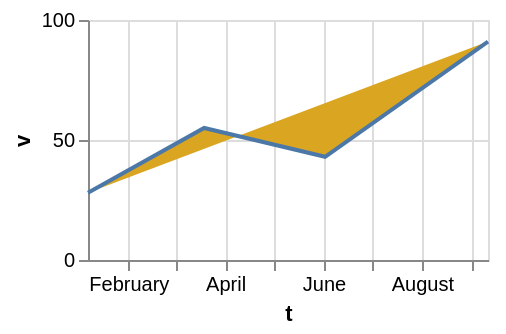

Write the Vega-Lite specification saved for this chart.
### Vega-Lite specification from a JSON file in a GitHub repository (floating-point values rounded to 4 significant figures)
{"$schema": "https://vega.github.io/schema/vega-lite/v6.json", "width": 200, "height": 120, "data": {"values": [{"c": "alpha", "v": 28, "w": 3, "t": "2024-01-07"}, {"c": "beta", "v": 55, "w": 7, "t": "2024-03-19"}, {"c": "gamma", "v": 43, "w": 5, "t": "2024-06-02"}, {"c": "delta", "v": 91, "w": 9, "t": "2024-09-11"}]}, "mark": {"type": "line", "fill": "goldenrod"}, "encoding": {"x": {"field": "t", "type": "temporal"}, "y": {"field": "v", "type": "quantitative"}}}
